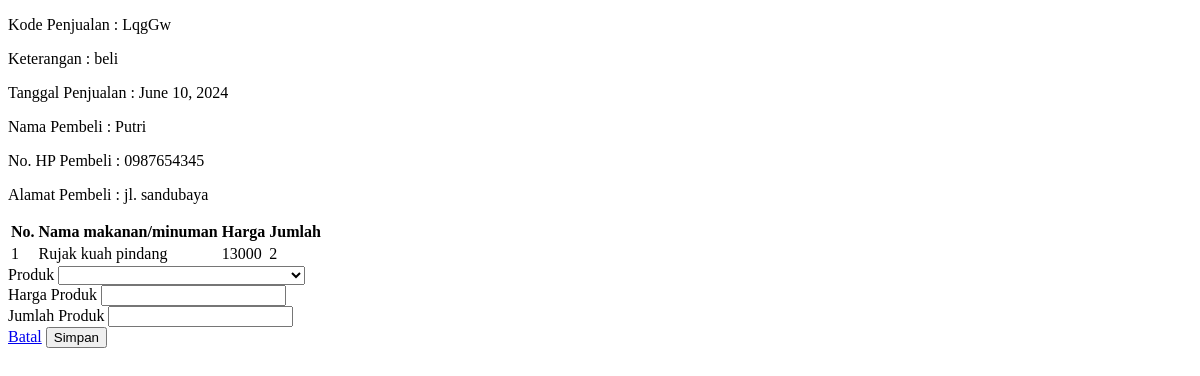
/kasir/sales/1/add-product/, run on the app's committed database.
### kasir/models.py (models this page shows)
class Sale(models.Model):
    code = models.CharField(max_length=10, unique=True)
    description = models.CharField(max_length=100)
    slug = models.TextField(unique=True)
    buyer_name = models.CharField(max_length=20)
    buyer_phone = models.CharField(max_length=15)
    buyer_address = models.CharField(max_length=200)
    ongkir = models.BigIntegerField(default=0)
    sale_date = models.DateField()
    created_at = models.DateTimeField()
    status = models.BooleanField(default=True)

class SaleProduct(models.Model):
    product = models.ForeignKey(Product, on_delete=models.PROTECT)
    sale = models.ForeignKey(Sale, on_delete=models.PROTECT)
    amount = models.IntegerField(default=0)
    price = models.BigIntegerField(default=0)

class Product(models.Model):
    code = models.CharField(max_length=5, unique=True)
    name = models.CharField(max_length=50)
    slug = models.CharField(max_length=100, unique=True)
    price = models.BigIntegerField()
    status = models.BooleanField(default=True)

### kasir/views.py (the view, shortened to what this page needs)
# urls.py: path('kasir/sales/<int:sale_id>/add-product/', views.add_product_sale, name='sales.add_product'),
def add_product_sale(request, sale_id):
    products = Product.objects.all()
    product = Product.objects.filter(pk=request.GET.get('product_id')).first()
    sale = get_object_or_404(Sale, pk=sale_id)
    sale_products = SaleProduct.objects.filter(
        sale=sale
    ).all()
    context = {
        'sale': sale,
        'sale_products': sale_products,
        'products': products,
        'product': product,
    }
    return render(request, 'kasir/sale-add-product.html', context=context)

### kasir/templates/kasir/sale-add-product.html (shortened to what this page needs)
{% extends 'base.html' %}
{% block content %}
<div class="bg-base-200">
  <div>
    <p>Kode Penjualan : {{sale.code}}</p>
    <p>Keterangan : {{sale.description}}</p>
    <p>Tanggal Penjualan : {{sale.sale_date}}</p>
    <p>Nama Pembeli : {{sale.buyer_name}}</p>
    <p>No. HP Pembeli : {{sale.buyer_phone}}</p>
    <p>Alamat Pembeli : {{sale.buyer_address}}</p>
  </div>
  <table>
    <thead>
      <tr>
        <th>No.</th>
        <th>Nama makanan/minuman</th>
        <th>Harga</th>
        <th>Jumlah</th>
      </tr>
    </thead>
    <tbody>
      {% for sale in sale_products %}
      <tr>
        <td>{{forloop.counter}}</td>
        <td>{{sale.product.name}}</td>
        <td>{{sale.price}}</td>
        <td>{{sale.amount}}</td>
      </tr>
      {% endfor %}
    </tbody>
  </table>
  <div class="flex items-center justify-center p-12">
    <div class="mx-auto w-full max-w-[550px]">
      <form action="" method="POST">
        <div class="mb-5">
          <label for="name" class="mb-3 block text-base font-medium text-[#07074D]">
            Produk
          </label>
          <select name="product" id="product" required onchange="chooseProduct(this)">
          </select>
        </div>
        <div class="mb-5">
          <label for="sale_product_price" class="mb-3 block text-base font-medium text-[#07074D]">
            Harga Produk
          </label>
          <input type="number" name="sale_product_price" id="sale_product_price" value="{{product.price}}" readonly
            class="w-full rounded-md border border-[#e0e0e0] bg-white py-3 px-6 text-base font-medium text-[#6B7280] outline-none focus:border-[#6A64F1] focus:shadow-md" />
        </div>
        <div class="mb-5">
          <label for="sale_product_amount" class="mb-3 block text-base font-medium text-[#07074D]">
            Jumlah Produk
          </label>
          <input type="number" name="sale_product_amount" id="sale_product_amount"
            class="w-full rounded-md border border-[#e0e0e0] bg-white py-3 px-6 text-base font-medium text-[#6B7280] outline-none focus:border-[#6A64F1] focus:shadow-md" />
        </div>
        <div>
          <a href="{% url 'kasir:sales' %}">Batal</a>
          <button type="submit"
            class="hover:shadow-form rounded-md bg-[#6A64F1] py-3 px-8 text-base font-semibold text-white outline-none">
            Simpan
          </button>
        </div>
      </form>
    </div>
  </div>
</div>
{% endblock %}

### data on the page
Sale: code "LqgGw", description "beli", sale_date "June 10, 2024", buyer_name "Putri", buyer_phone "0987654345", buyer_address "jl. sandubaya"
SaleProduct: product.name "Rujak kuah pindang", price "13000", amount "2"
